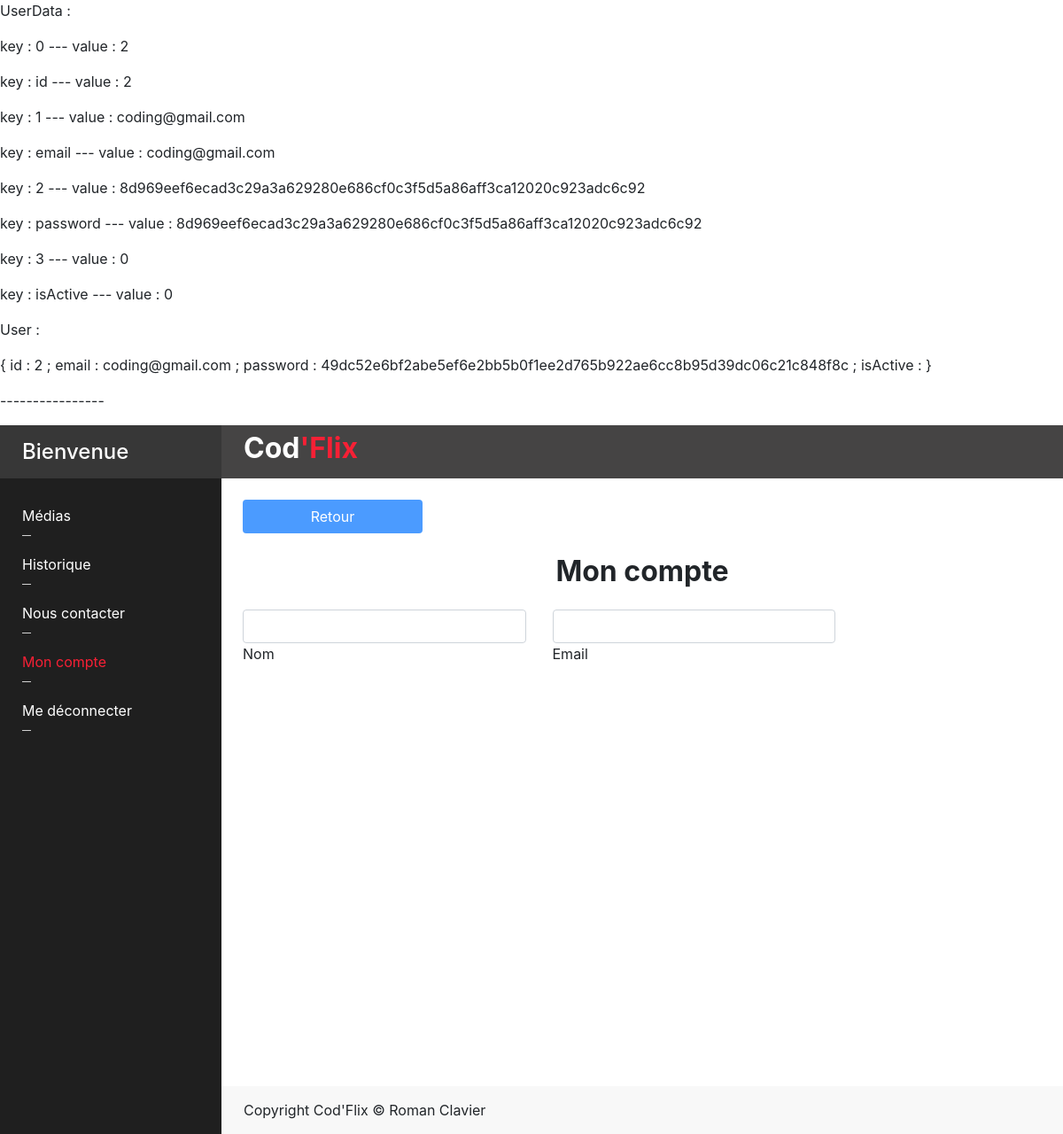
/index.php?action=myaccount (signed in), run on the app's committed database.
### tables this page shows
CREATE TABLE `user` (
  `id` int(11) NOT NULL,
  `email` varchar(254) NOT NULL,
  `password` varchar(80) NOT NULL,
  `isActive` tinyint(1) NOT NULL DEFAULT 0
);

### model/user.php (called while the page is built, shortened)
<?php
class User
{
    protected $id;
    protected string $email;
    protected string $password;
    protected ?bool $isActive;
    public function __construct($user = null)
    {
        $this->isActive = false;
    }
    public function setId($id): void
    {
        $this->id = $id;
    }
    public function setEmail($email): void
    {
        $this->email = $email;
    }
    public function setPassword($password, $password_confirm): void
    {
        $this->password = hash('sha256', $password);
    }
    public function setIsActive($isActive) {
        $this->isActive = $isActive;
    }
    public static function getUserById($id)
    {
        $db = init_db();
        $sql = "SELECT * FROM user WHERE id = '" . $id . "'";
        $req = $db->prepare($sql);
        $req->execute();
        return $req->fetch();
    }
    public function __toString()
    {
        return "{ id : " . $this->id  . " ; email : " . $this->email . " ; password : " . $this->password .
            " ; isActive : " . $this->isActive . " }";
    }
}

### controller/accountController.php (the view)
<?php
require_once('model/user.php');
function accountPage() : void
{
    $user = new stdClass();
    $user->id = isset($_SESSION['user_id']) ? $_SESSION['user_id'] : false;
    if (!$user->id):
        require('view/homeView.php');
    else:
        $userData = user::getUserById($_SESSION['user_id']);
        $user = new User();
        $user->setId($userData["id"]);
        $user->setEmail($userData["email"]);
        $user->setPassword($userData["password"], $userData["password"]);
        $user->setIsActive($userData["isActive"]);
        echo "<p>UserData : </p>";
        foreach ($userData as $key => $value) {
            echo "<p> key : $key --- value : $value </p>";
        }
        echo "<p>User : </p>";
        echo "<p>$user</p>";
        echo "<p>----------------</p>";
        require('view/accountView.php');
    endif;
}

### public/css/partials/variables.css (style rules this page uses)
:root { --color-red: #f72035; --color-blue: #4b9bff; --color-gray: #b3b3b3; }

### data on the page
user: id "2", email "coding@gmail.com", password "8d969eef6ecad3c29a3a629280e686cf0c3f5d5a86aff3ca12020c923adc6c92", isActive "0", user "{ id : 2 ; email : coding@gmail.com ; password : 49dc52e6bf2abe5ef6e2bb5b0f1ee2d765b922ae6cc8b95d39dc06c21c848f8c ; isActive : }"

### other printed values
$key "0"
$key "id"
$key "1"
$key "email"
$key "2"
$key "password"
$key "3"
$key "isActive"
